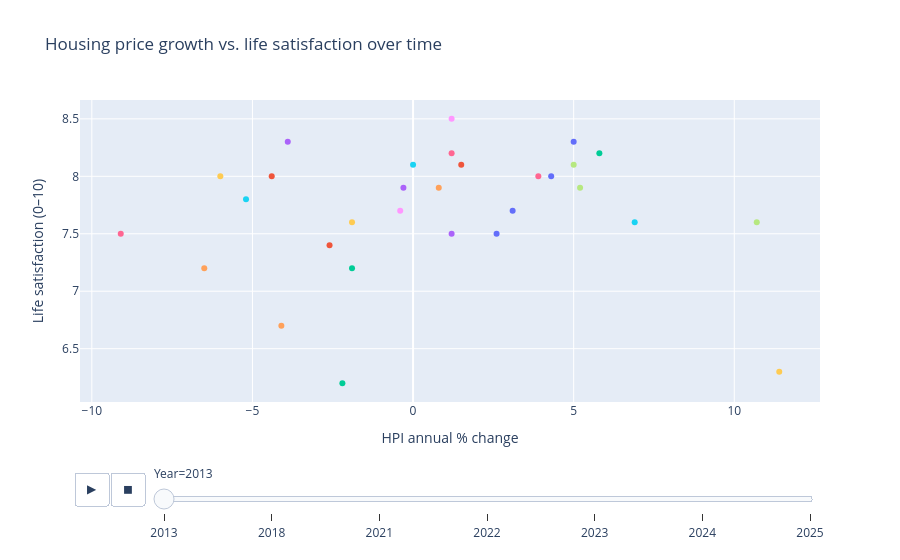

This figure's notebook cell:
### Code cell
# plot 7: HPI vs satisfaction over time by country
df_hpi_yearly = (
    df_hpi.groupby(['geo', 'year'], as_index=False)['value']
    .mean()
    .rename(columns={'value': 'hpi_weight'})
)
df_happy_yearly = (
    df_happy.groupby(['geo', 'year'], as_index=False)['value']
    .mean()
    .rename(columns={'value': 'happy_rate'})
)
df_time = df_hpi_yearly.merge(df_happy_yearly, on=['geo', 'year']).dropna()

fig7 = px.scatter(
    df_time,
    x='hpi_weight', y='happy_rate',
    animation_frame='year',
    animation_group='geo',
    color='geo',
    hover_name='geo',
    size_max=10,
    title='Housing price growth vs. life satisfaction over time',
    labels={
        'hpi_weight':  'HPI annual % change',
        'happy_rate':  'Life satisfaction (0–10)',
        'year':        'Year',
    },
)
fig7.update_layout(showlegend=False)
fig7.show()
#fig7.write_html('hpi_vs_satisfaction_time.html', full_html=False, include_plotlyjs='cdn')

### Figure 1 — Plotly figure (JSON) as saved in the notebook; plotly's stock layout.template omitted (floating-point values rounded to 4 significant figures)
{"data": [{"hovertemplate": "<b>%{hovertext}</b><br><br>geo=Austria<br>Year=2013<br>HPI annual % change=%{x}<br>Life satisfaction (0–10)=%{y}<extra></extra>", "hovertext": ["Austria"], "ids": ["Austria"], "legendgroup": "Austria", "marker": {"color": "#636efa", "symbol": "circle"}, "mode": "markers", "name": "Austria", "orientation": "v", "showlegend": true, "type": "scatter", "x": [5.0], "xaxis": "x", "y": [8.3], "yaxis": "y"}, {"hovertemplate": "<b>%{hovertext}</b><br><br>geo=Belgium<br>Year=2013<br>HPI annual % change=%{x}<br>Life satisfaction (0–10)=%{y}<extra></extra>", "hovertext": ["Belgium"], "ids": ["Belgium"], "legendgroup": "Belgium", "marker": {"color": "#EF553B", "symbol": "circle"}, "mode": "markers", "name": "Belgium", "orientation": "v", "showlegend": true, "type": "scatter", "x": [1.5], "xaxis": "x", "y": [8.1], "yaxis": "y"}, {"hovertemplate": "<b>%{hovertext}</b><br><br>geo=Bulgaria<br>Year=2013<br>HPI annual % change=%{x}<br>Life satisfaction (0–10)=%{y}<extra></extra>", "hovertext": ["Bulgaria"], "ids": ["Bulgaria"], "legendgroup": "Bulgaria", "marker": {"color": "#00cc96", "symbol": "circle"}, "mode": "markers", "name": "Bulgaria", "orientation": "v", "showlegend": true, "type": "scatter", "x": [-2.2], "xaxis": "x", "y": [6.2], "yaxis": "y"}, {"hovertemplate": "<b>%{hovertext}</b><br><br>geo=Croatia<br>Year=2013<br>HPI annual % change=%{x}<br>Life satisfaction (0–10)=%{y}<extra></extra>", "hovertext": ["Croatia"], "ids": ["Croatia"], "legendgroup": "Croatia", "marker": {"color": "#ab63fa", "symbol": "circle"}, "mode": "markers", "name": "Croatia", "orientation": "v", "showlegend": true, "type": "scatter", "x": [-3.9], "xaxis": "x", "y": [8.3], "yaxis": "y"}, {"hovertemplate": "<b>%{hovertext}</b><br><br>geo=Cyprus<br>Year=2013<br>HPI annual % change=%{x}<br>Life satisfaction (0–10)=%{y}<extra></extra>", "hovertext": ["Cyprus"], "ids": ["Cyprus"], "legendgroup": "Cyprus", "marker": {"color": "#FFA15A", "symbol": "circle"}, "mode": "markers", "name": "Cyprus", "orientation": "v", "showlegend": true, "type": "scatter", "x": [-4.1], "xaxis": "x", "y": [6.7], "yaxis": "y"}, {"hovertemplate": "<b>%{hovertext}</b><br><br>geo=Czechia<br>Year=2013<br>HPI annual % change=%{x}<br>Life satisfaction (0–10)=%{y}<extra></extra>", "hovertext": ["Czechia"], "ids": ["Czechia"], "legendgroup": "Czechia", "marker": {"color": "#19d3f3", "symbol": "circle"}, "mode": "markers", "name": "Czechia", "orientation": "v", "showlegend": true, "type": "scatter", "x": [0.0], "xaxis": "x", "y": [8.1], "yaxis": "y"}, {"hovertemplate": "<b>%{hovertext}</b><br><br>geo=Denmark<br>Year=2013<br>HPI annual % change=%{x}<br>Life satisfaction (0–10)=%{y}<extra></extra>", "hovertext": ["Denmark"], "ids": ["Denmark"], "legendgroup": "Denmark", "marker": {"color": "#FF6692", "symbol": "circle"}, "mode": "markers", "name": "Denmark", "orientation": "v", "showlegend": true, "type": "scatter", "x": [3.9], "xaxis": "x", "y": [8.0], "yaxis": "y"}, {"hovertemplate": "<b>%{hovertext}</b><br><br>geo=Estonia<br>Year=2013<br>HPI annual % change=%{x}<br>Life satisfaction (0–10)=%{y}<extra></extra>", "hovertext": ["Estonia"], "ids": ["Estonia"], "legendgroup": "Estonia", "marker": {"color": "#B6E880", "symbol": "circle"}, "mode": "markers", "name": "Estonia", "orientation": "v", "showlegend": true, "type": "scatter", "x": [10.7], "xaxis": "x", "y": [7.6], "yaxis": "y"}, {"hovertemplate": "<b>%{hovertext}</b><br><br>geo=Finland<br>Year=2013<br>HPI annual % change=%{x}<br>Life satisfaction (0–10)=%{y}<extra></extra>", "hovertext": ["Finland"], "ids": ["Finland"], "legendgroup": "Finland", "marker": {"color": "#FF97FF", "symbol": "circle"}, "mode": "markers", "name": "Finland", "orientation": "v", "showlegend": true, "type": "scatter", "x": [1.2], "xaxis": "x", "y": [8.5], "yaxis": "y"}, {"hovertemplate": "<b>%{hovertext}</b><br><br>geo=France<br>Year=2013<br>HPI annual % change=%{x}<br>Life satisfaction (0–10)=%{y}<extra></extra>", "hovertext": ["France"], "ids": ["France"], "legendgroup": "France", "marker": {"color": "#FECB52", "symbol": "circle"}, "mode": "markers", "name": "France", "orientation": "v", "showlegend": true, "type": "scatter", "x": [-1.9], "xaxis": "x", "y": [7.6], "yaxis": "y"}, {"hovertemplate": "<b>%{hovertext}</b><br><br>geo=Germany<br>Year=2013<br>HPI annual % change=%{x}<br>Life satisfaction (0–10)=%{y}<extra></extra>", "hovertext": ["Germany"], "ids": ["Germany"], "legendgroup": "Germany", "marker": {"color": "#636efa", "symbol": "circle"}, "mode": "markers", "name": "Germany", "orientation": "v", "showlegend": true, "type": "scatter", "x": [3.1], "xaxis": "x", "y": [7.7], "yaxis": "y"}, {"hovertemplate": "<b>%{hovertext}</b><br><br>geo=Hungary<br>Year=2013<br>HPI annual % change=%{x}<br>Life satisfaction (0–10)=%{y}<extra></extra>", "hovertext": ["Hungary"], "ids": ["Hungary"], "legendgroup": "Hungary", "marker": {"color": "#EF553B", "symbol": "circle"}, "mode": "markers", "name": "Hungary", "orientation": "v", "showlegend": true, "type": "scatter", "x": [-2.6], "xaxis": "x", "y": [7.4], "yaxis": "y"}, {"hovertemplate": "<b>%{hovertext}</b><br><br>geo=Iceland<br>Year=2013<br>HPI annual % change=%{x}<br>Life satisfaction (0–10)=%{y}<extra></extra>", "hovertext": ["Iceland"], "ids": ["Iceland"], "legendgroup": "Iceland", "marker": {"color": "#00cc96", "symbol": "circle"}, "mode": "markers", "name": "Iceland", "orientation": "v", "showlegend": true, "type": "scatter", "x": [5.8], "xaxis": "x", "y": [8.2], "yaxis": "y"}, {"hovertemplate": "<b>%{hovertext}</b><br><br>geo=Ireland<br>Year=2013<br>HPI annual % change=%{x}<br>Life satisfaction (0–10)=%{y}<extra></extra>", "hovertext": ["Ireland"], "ids": ["Ireland"], "legendgroup": "Ireland", "marker": {"color": "#ab63fa", "symbol": "circle"}, "mode": "markers", "name": "Ireland", "orientation": "v", "showlegend": true, "type": "scatter", "x": [1.2], "xaxis": "x", "y": [7.5], "yaxis": "y"}, {"hovertemplate": "<b>%{hovertext}</b><br><br>geo=Italy<br>Year=2013<br>HPI annual % change=%{x}<br>Life satisfaction (0–10)=%{y}<extra></extra>", "hovertext": ["Italy"], "ids": ["Italy"], "legendgroup": "Italy", "marker": {"color": "#FFA15A", "symbol": "circle"}, "mode": "markers", "name": "Italy", "orientation": "v", "showlegend": true, "type": "scatter", "x": [-6.5], "xaxis": "x", "y": [7.2], "yaxis": "y"}, {"hovertemplate": "<b>%{hovertext}</b><br><br>geo=Latvia<br>Year=2013<br>HPI annual % change=%{x}<br>Life satisfaction (0–10)=%{y}<extra></extra>", "hovertext": ["Latvia"], "ids": ["Latvia"], "legendgroup": "Latvia", "marker": {"color": "#19d3f3", "symbol": "circle"}, "mode": "markers", "name": "Latvia", "orientation": "v", "showlegend": true, "type": "scatter", "x": [6.9], "xaxis": "x", "y": [7.6], "yaxis": "y"}, {"hovertemplate": "<b>%{hovertext}</b><br><br>geo=Lithuania<br>Year=2013<br>HPI annual % change=%{x}<br>Life satisfaction (0–10)=%{y}<extra></extra>", "hovertext": ["Lithuania"], "ids": ["Lithuania"], "legendgroup": "Lithuania", "marker": {"color": "#FF6692", "symbol": "circle"}, "mode": "markers", "name": "Lithuania", "orientation": "v", "showlegend": true, "type": "scatter", "x": [1.2], "xaxis": "x", "y": [8.2], "yaxis": "y"}, {"hovertemplate": "<b>%{hovertext}</b><br><br>geo=Luxembourg<br>Year=2013<br>HPI annual % change=%{x}<br>Life satisfaction (0–10)=%{y}<extra></extra>", "hovertext": ["Luxembourg"], "ids": ["Luxembourg"], "legendgroup": "Luxembourg", "marker": {"color": "#B6E880", "symbol": "circle"}, "mode": "markers", "name": "Luxembourg", "orientation": "v", "showlegend": true, "type": "scatter", "x": [5.0], "xaxis": "x", "y": [8.1], "yaxis": "y"}, {"hovertemplate": "<b>%{hovertext}</b><br><br>geo=Malta<br>Year=2013<br>HPI annual % change=%{x}<br>Life satisfaction (0–10)=%{y}<extra></extra>", "hovertext": ["Malta"], "ids": ["Malta"], "legendgroup": "Malta", "marker": {"color": "#FF97FF", "symbol": "circle"}, "mode": "markers", "name": "Malta", "orientation": "v", "showlegend": true, "type": "scatter", "x": [-0.4], "xaxis": "x", "y": [7.7], "yaxis": "y"}, {"hovertemplate": "<b>%{hovertext}</b><br><br>geo=Netherlands<br>Year=2013<br>HPI annual % change=%{x}<br>Life satisfaction (0–10)=%{y}<extra></extra>", "hovertext": ["Netherlands"], "ids": ["Netherlands"], "legendgroup": "Netherlands", "marker": {"color": "#FECB52", "symbol": "circle"}, "mode": "markers", "name": "Netherlands", "orientation": "v", "showlegend": true, "type": "scatter", "x": [-6.0], "xaxis": "x", "y": [8.0], "yaxis": "y"}, {"hovertemplate": "<b>%{hovertext}</b><br><br>geo=Norway<br>Year=2013<br>HPI annual % change=%{x}<br>Life satisfaction (0–10)=%{y}<extra></extra>", "hovertext": ["Norway"], "ids": ["Norway"], "legendgroup": "Norway", "marker": {"color": "#636efa", "symbol": "circle"}, "mode": "markers", "name": "Norway", "orientation": "v", "showlegend": true, "type": "scatter", "x": [4.3], "xaxis": "x", "y": [8.0], "yaxis": "y"}, {"hovertemplate": "<b>%{hovertext}</b><br><br>geo=Poland<br>Year=2013<br>HPI annual % change=%{x}<br>Life satisfaction (0–10)=%{y}<extra></extra>", "hovertext": ["Poland"], "ids": ["Poland"], "legendgroup": "Poland", "marker": {"color": "#EF553B", "symbol": "circle"}, "mode": "markers", "name": "Poland", "orientation": "v", "showlegend": true, "type": "scatter", "x": [-4.4], "xaxis": "x", "y": [8.0], "yaxis": "y"}, {"hovertemplate": "<b>%{hovertext}</b><br><br>geo=Portugal<br>Year=2013<br>HPI annual % change=%{x}<br>Life satisfaction (0–10)=%{y}<extra></extra>", "hovertext": ["Portugal"], "ids": ["Portugal"], "legendgroup": "Portugal", "marker": {"color": "#00cc96", "symbol": "circle"}, "mode": "markers", "name": "Portugal", "orientation": "v", "showlegend": true, "type": "scatter", "x": [-1.9], "xaxis": "x", "y": [7.2], "yaxis": "y"}, {"hovertemplate": "<b>%{hovertext}</b><br><br>geo=Romania<br>Year=2013<br>HPI annual % change=%{x}<br>Life satisfaction (0–10)=%{y}<extra></extra>", "hovertext": ["Romania"], "ids": ["Romania"], "legendgroup": "Romania", "marker": {"color": "#ab63fa", "symbol": "circle"}, "mode": "markers", "name": "Romania", "orientation": "v", "showlegend": true, "type": "scatter", "x": [-0.3], "xaxis": "x", "y": [7.9], "yaxis": "y"}, {"hovertemplate": "<b>%{hovertext}</b><br><br>geo=Slovakia<br>Year=2013<br>HPI annual % change=%{x}<br>Life satisfaction (0–10)=%{y}<extra></extra>", "hovertext": ["Slovakia"], "ids": ["Slovakia"], "legendgroup": "Slovakia", "marker": {"color": "#FFA15A", "symbol": "circle"}, "mode": "markers", "name": "Slovakia", "orientation": "v", "showlegend": true, "type": "scatter", "x": [0.8], "xaxis": "x", "y": [7.9], "yaxis": "y"}, {"hovertemplate": "<b>%{hovertext}</b><br><br>geo=Slovenia<br>Year=2013<br>HPI annual % change=%{x}<br>Life satisfaction (0–10)=%{y}<extra></extra>", "hovertext": ["Slovenia"], "ids": ["Slovenia"], "legendgroup": "Slovenia", "marker": {"color": "#19d3f3", "symbol": "circle"}, "mode": "markers", "name": "Slovenia", "orientation": "v", "showlegend": true, "type": "scatter", "x": [-5.2], "xaxis": "x", "y": [7.8], "yaxis": "y"}, {"hovertemplate": "<b>%{hovertext}</b><br><br>geo=Spain<br>Year=2013<br>HPI annual % change=%{x}<br>Life satisfaction (0–10)=%{y}<extra></extra>", "hovertext": ["Spain"], "ids": ["Spain"], "legendgroup": "Spain", "marker": {"color": "#FF6692", "symbol": "circle"}, "mode": "markers", "name": "Spain", "orientation": "v", "showlegend": true, "type": "scatter", "x": [-9.1], "xaxis": "x", "y": [7.5], "yaxis": "y"}, {"hovertemplate": "<b>%{hovertext}</b><br><br>geo=Sweden<br>Year=2013<br>HPI annual % change=%{x}<br>Life satisfaction (0–10)=%{y}<extra></extra>", "hovertext": ["Sweden"], "ids": ["Sweden"], "legendgroup": "Sweden", "marker": {"color": "#B6E880", "symbol": "circle"}, "mode": "markers", "name": "Sweden", "orientation": "v", "showlegend": true, "type": "scatter", "x": [5.2], "xaxis": "x", "y": [7.9], "yaxis": "y"}, {"hovertemplate": "<b>%{hovertext}</b><br><br>geo=Türkiye<br>Year=2013<br>HPI annual % change=%{x}<br>Life satisfaction (0–10)=%{y}<extra></extra>", "hovertext": ["Türkiye"], "ids": ["Türkiye"], "legendgroup": "Türkiye", "marker": {"color": "#FECB52", "symbol": "circle"}, "mode": "markers", "name": "Türkiye", "orientation": "v", "showlegend": true, "type": "scatter", "x": [11.4], "xaxis": "x", "y": [6.3], "yaxis": "y"}, {"hovertemplate": "<b>%{hovertext}</b><br><br>geo=United Kingdom<br>Year=2013<br>HPI annual % change=%{x}<br>Life satisfaction (0–10)=%{y}<extra></extra>", "hovertext": ["United Kingdom"], "ids": ["United Kingdom"], "legendgroup": "United Kingdom", "marker": {"color": "#636efa", "symbol": "circle"}, "mode": "markers", "name": "United Kingdom", "orientation": "v", "showlegend": true, "type": "scatter", "x": [2.6], "xaxis": "x", "y": [7.5], "yaxis": "y"}], "layout": {"legend": {"title": {"text": "geo"}, "tracegroupgap": 0}, "showlegend": false, "sliders": [{"active": 0, "currentvalue": {"prefix": "Year="}, "len": 0.9, "pad": {"b": 10, "t": 60}, "steps": [{"args": [["2013"], {"frame": {"duration": 0, "redraw": false}, "fromcurrent": true, "mode": "immediate", "transition": {"duration": 0, "easing": "linear"}}], "label": "2013", "method": "animate"}, {"args": [["2018"], {"frame": {"duration": 0, "redraw": false}, "fromcurrent": true, "mode": "immediate", "transition": {"duration": 0, "easing": "linear"}}], "label": "2018", "method": "animate"}, {"args": [["2021"], {"frame": {"duration": 0, "redraw": false}, "fromcurrent": true, "mode": "immediate", "transition": {"duration": 0, "easing": "linear"}}], "label": "2021", "method": "animate"}, {"args": [["2022"], {"frame": {"duration": 0, "redraw": false}, "fromcurrent": true, "mode": "immediate", "transition": {"duration": 0, "easing": "linear"}}], "label": "2022", "method": "animate"}, {"args": [["2023"], {"frame": {"duration": 0, "redraw": false}, "fromcurrent": true, "mode": "immediate", "transition": {"duration": 0, "easing": "linear"}}], "label": "2023", "method": "animate"}, {"args": [["2024"], {"frame": {"duration": 0, "redraw": false}, "fromcurrent": true, "mode": "immediate", "transition": {"duration": 0, "easing": "linear"}}], "label": "2024", "method": "animate"}, {"args": [["2025"], {"frame": {"duration": 0, "redraw": false}, "fromcurrent": true, "mode": "immediate", "transition": {"duration": 0, "easing": "linear"}}], "label": "2025", "method": "animate"}], "x": 0.1, "xanchor": "left", "y": 0, "yanchor": "top"}], "title": {"text": "Housing price growth vs. life satisfaction over time"}, "updatemenus": [{"buttons": [{"args": [null, {"frame": {"duration": 500, "redraw": false}, "fromcurrent": true, "mode": "immediate", "transition": {"duration": 500, "easing": "linear"}}], "label": "&#9654;", "method": "animate"}, {"args": [[null], {"frame": {"duration": 0, "redraw": false}, "fromcurrent": true, "mode": "immediate", "transition": {"duration": 0, "easing": "linear"}}], "label": "&#9724;", "method": "animate"}], "direction": "left", "pad": {"r": 10, "t": 70}, "showactive": false, "type": "buttons", "x": 0.1, "xanchor": "right", "y": 0, "yanchor": "top"}], "xaxis": {"anchor": "y", "domain": [0, 1], "title": {"text": "HPI annual % change"}}, "yaxis": {"anchor": "x", "domain": [0, 1], "title": {"text": "Life satisfaction (0–10)"}}}}
